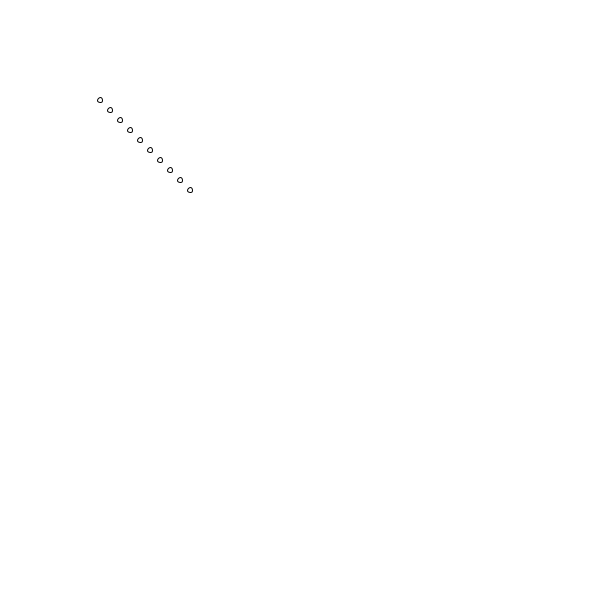
Frame 1 (no input)
Frame 60 (the mouse pressed at the canvas centre just before this capture): identical to frame 1, image omitted
Frame 120 (the mouse held since frame 60 and released just before this capture): identical to frame 1, image omitted

The Processing sketch that drew this single still picture (run headless with seeded random() and noise(); from frame 60 on, the mouse is pressed at the canvas centre):

// Processing sketch: Grapher
// ── Grapher.pde

Graph line;

void setup() {
  size(600, 600);
  line = new Graph(100, 100, 600, 600);
  for (int i = 0; i < 100; i+=10) {
    line.addPoint(i, i);
  }
}
void draw() {
  background(255);
  line.drawPoints();
}


class Graph {
  int x, y, w, h;
  int maxX, maxY;
  ArrayList<PVector> points = new ArrayList<PVector>();
  Graph(int _x, int _y, int _w, int _h) {
    x = _x;
    y = _y;
    w = _w;
    h = _h;
    maxX = w;
    maxY = h;
  }
  void addPoint(int x, int y) {
    points.add(new PVector(x, y));
    if (x > maxX) {
      maxX = x;
    }
    if (y > maxY) {
      maxY = y;
    }
  }
  void drawPoints() {
    for (int i = 0; i < points.size(); i++) {
      ellipse(scalePoint(points.get(i)).x, scalePoint(points.get(i)).y, 5, 5);
    }
  }

  void drawLine() {
  }
  PVector scalePoint(PVector xy) {
    PVector temp = new PVector();
    temp.x = x+(xy.x);
    temp.y = y+(xy.y);
    println(h+y-(xy.y+y));
    return temp;
  }
}
